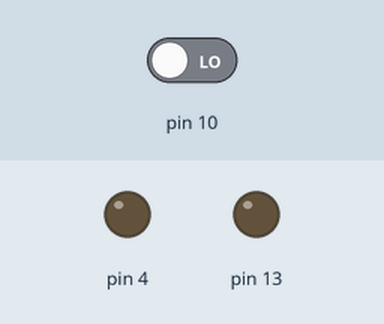
A sketch run on a simulated Arduino Uno, built with avr-gcc and run on an emulated ATmega328P. Shown: output pins drawn as LEDs (lit = HIGH). Inputs (shaded band) come from the test bench; at power-on: pin 10 LOW. What the sketch prints to the serial monitor is not drawn.

Above: at 1.2 s.
1.3 s: pin 10 driven HIGH
At 1.7 s:
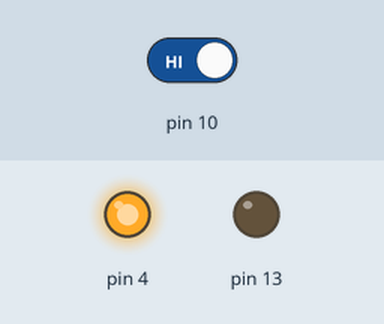
2.8 s: pin 10 driven LOW
At 4.1 s:
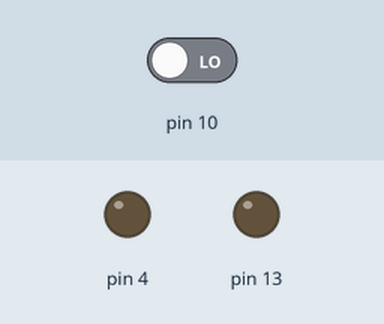
Timing chart, 0 to 5.8 s (numbered marks = the images above; inputs shaded):
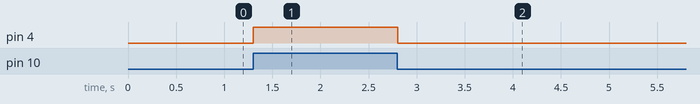

The sketch:

A1.ino
```cpp
/*
1.) Wire up the switch using this "pull-down" resistor and
"pull-up" switch input circuit configuration.
Run the program from the lecture to make the on-board
LED to light up when the switch is being pressed and off when
the switch is not being pressed.
(this should work the same as when you had the LED wired directly to the switch)
*/

void setup() {
  Serial.begin(9600);
  Serial.print("-------------------\n");
  Serial.print("Hello Arduino Land");
  Serial.print("-------------------\n");
  pinMode(13, OUTPUT);
  pinMode(4, OUTPUT);
  pinMode(10, INPUT);
}

int currentInputState = 0;

void loop() {
    currentInputState = digitalRead(10);
    Serial.print(currentInputState);
    Serial.print("\n");
    digitalWrite(4, currentInputState);
  }
```

Measured:
- after the input at 1.3 s, pin 4: LOW → HIGH at once
- after the input at 2.8 s, pin 4: HIGH → LOW at once
